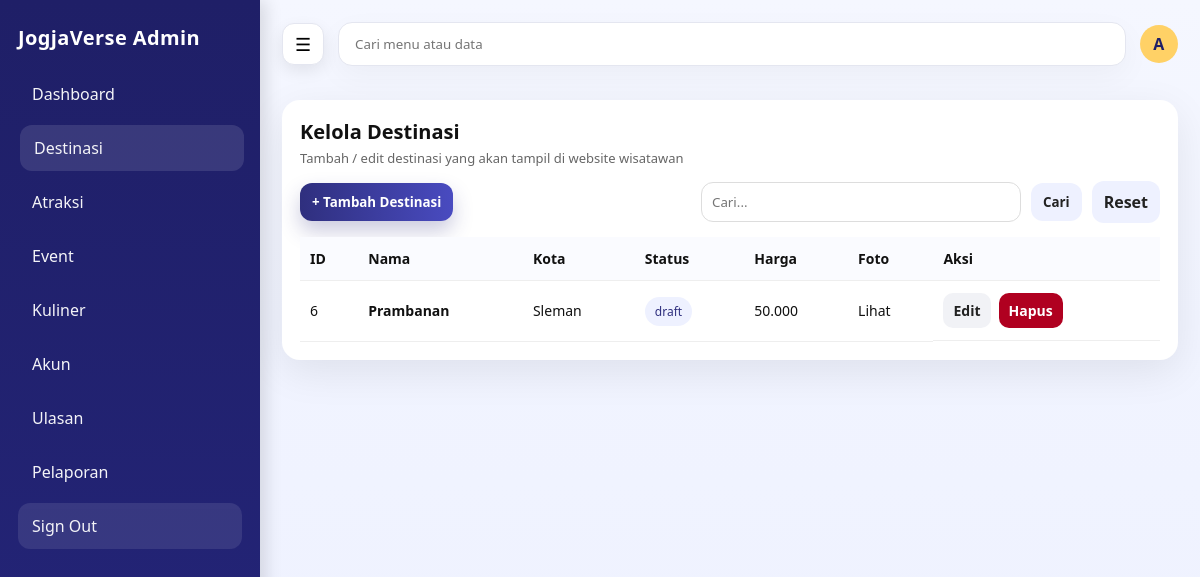
The page /admin/destinasi.php (signed in) on the database as committed earlier.
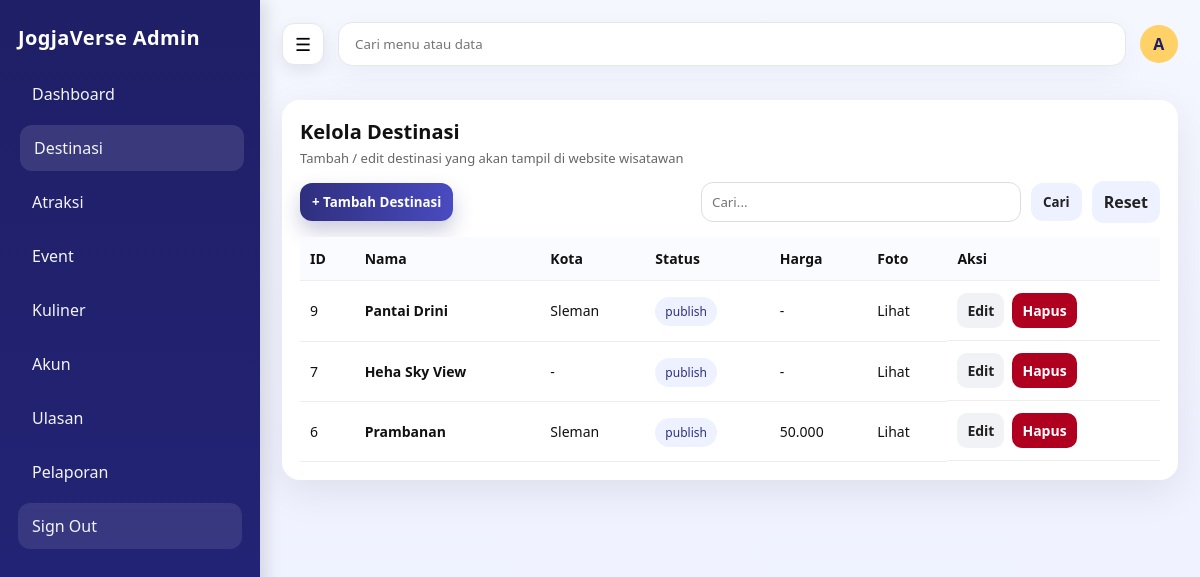
The same page on the database as committed later.
### tables this page shows
CREATE TABLE `destinasi` (
  `id_destinasi` bigint UNSIGNED NOT NULL,
  `id_kategori` bigint UNSIGNED DEFAULT NULL,
  `nama` varchar(160) NOT NULL,
  `slug` varchar(180) NOT NULL,
  `deskripsi` text,
  `alamat` varchar(255) DEFAULT NULL,
  `kota` varchar(80) DEFAULT NULL,
  `latitude` decimal(10,7) DEFAULT NULL,
  `longitude` decimal(10,7) DEFAULT NULL,
  `jam_operasional` varchar(120) DEFAULT NULL,
  `harga_tiket` int UNSIGNED DEFAULT '0',
  `nomor_kontak` varchar(30) DEFAULT NULL,
  `gambar_sampul_url` varchar(255) DEFAULT NULL,
  `status` enum('draft','publish','arsip') NOT NULL DEFAULT 'draft',
  `dibuat_oleh` bigint UNSIGNED DEFAULT NULL,
  `dibuat_pada` datetime NOT NULL DEFAULT CURRENT_TIMESTAMP,
  `diubah_pada` datetime DEFAULT NULL ON UPDATE CURRENT_TIMESTAMP
);

### admin/_crud_helper.php (called while the page is built, shortened)
<?php
if (!function_exists('h')) {
  function h($val) {
    return htmlspecialchars((string)$val, ENT_QUOTES, 'UTF-8');
  }
}
function describe_table(mysqli $koneksi, string $table): array {
  $cols = [];
  $pk = null;
  $res = $koneksi->query("SHOW FULL COLUMNS FROM `$table`");
  if ($res) {
    while ($row = $res->fetch_assoc()) {
      $cols[] = $row;
      if (($row['Key'] ?? '') === 'PRI') {
        $pk = $row['Field'];
      }
    }
  }
  return [$cols, $pk];
}
function pick_col(array $colNames, array $candidates): ?string {
  foreach ($candidates as $c) {
    foreach ($colNames as $n) {
      if (strtolower($n) === strtolower($c)) return $n;
    }
  }
  return null;
}
function fetch_rows(mysqli $koneksi, string $table, ?string $pk, string $q, ?array $cols = null): mysqli_result {
  $searchable = [];
  foreach ($cols as $c) {
    $type = strtolower($c['Type'] ?? '');
    if (str_contains($type, 'char') || str_contains($type, 'text')) {
      $searchable[] = $c['Field'];
    }
  }
  $sql = "SELECT * FROM `$table`";
  $params = [];
  if ($pk) {
    $sql .= " ORDER BY `$pk` DESC";
  }
  $stmt = $koneksi->prepare($sql);
  $stmt->execute();
  return $stmt->get_result();
}
function fetch_options_by_table(mysqli $koneksi, array $tableCandidates, array $labelCandidates): array {
  foreach ($tableCandidates as $table) {
    try {
      [$cols, $pk] = describe_table($koneksi, $table);
      $colNames = array_map(fn($c) => $c['Field'], $cols);
      $labelCol = pick_col($colNames, $labelCandidates) ?? $pk;
      $sql = "SELECT `$pk`, `$labelCol` FROM `$table` ORDER BY `$labelCol`";
      $stmt = $koneksi->prepare($sql);
      $stmt->execute();
      $res = $stmt->get_result();
      $rows = [];
      while ($row = $res->fetch_assoc()) {
        $rows[] = [
          'id' => $row[$pk],
          'label' => $row[$labelCol] ?? $row[$pk],
        ];
      }
      if (count($rows) > 0) {
        return $rows;
      }
    } catch (Throwable $e) {
      continue;
    }
  }
  return [];
}

### admin/destinasi.php (the view, shortened to what this page needs)
<?php
require_once __DIR__ . "/../config/koneksi.php";
require_once __DIR__ . "/_crud_helper.php";
$table = "destinasi";
[$cols, $pk] = describe_table($koneksi, $table);
$colNames = array_map(fn($c)=>$c['Field'], $cols);
$colNama  = pick_col($colNames, ["nama_destinasi","nama","judul","nama_tempat"]);
$colLok   = pick_col($colNames, ["lokasi","alamat","kecamatan","kabupaten","kota"]);
$colFoto  = pick_col($colNames, ["gambar_sampul_url","foto_url","gambar_url","thumbnail","image_url"]);
$q = trim($_GET['q'] ?? "");
$data = fetch_rows($koneksi, $table, $pk, $q, $cols);
$penggunaOptions = fetch_options_by_table(
  $koneksi,
  ["pengguna"],
  ["nama_lengkap", "username", "email", "nama"]
);
?>
<?php require_once __DIR__ . "/partials/header.php"; ?>
<link rel="stylesheet" href="<?= BASE_URL ?>/assets/css/admin_crud.css">
<link rel="stylesheet" href="<?= BASE_URL ?>/assets/css/leaflet.css">
<div class="card">
  <div>
    <h1 class="page-title">Kelola Destinasi</h1>
    <p class="page-sub">Tambah / edit destinasi yang akan tampil di website wisatawan</p>
  </div>
  <div class="toolbar">
    <div class="left">
      <button class="btn" onclick="openModal()">+ Tambah Destinasi</button>
    </div>
    <form method="GET" style="display:flex;gap:10px;align-items:center">
      <input class="search" type="text" name="q" placeholder="Cari..." value="<?= h($q) ?>">
      <button class="btn secondary" type="submit">Cari</button>
      <a class="btn secondary" href="<?= BASE_URL ?>/admin/destinasi.php">Reset</a>
    </form>
  </div>
  <div class="table-wrap">
    <table class="table2">
      <thead>
        <tr>
          <th>ID</th>
          <th>Nama</th>
          <th>Kota</th>
          <th>Status</th>
          <th>Harga</th>
          <th>Foto</th>
          <th>Aksi</th>
        </tr>
      </thead>
      <tbody>
      <?php while($row = $data->fetch_assoc()): ?>
        <tr>
          <td><?= h($row[$pk]) ?></td>
          <td><b><?= h($colNama ? ($row[$colNama] ?? '-') : '-') ?></b></td>
          <td><?= h($row['kota'] ?? ($colLok ? ($row[$colLok] ?? '-') : '-')) ?></td>
          <td><span class="pill"><?= h($row['status'] ?? '-') ?></span></td>
          <td><?= h(isset($row['harga_tiket']) ? number_format((float)$row['harga_tiket'], 0, ',', '.') : '-') ?></td>
          <td>
            <?php if ($colFoto && !empty($row[$colFoto])): ?>
              <a href="<?= h($row[$colFoto]) ?>" target="_blank">Lihat</a>
            <?php else: ?>
              <small>-</small>
            <?php endif; ?>
          </td>
          <td class="actions">
            <a class="btn-sm gray" href="<?= BASE_URL ?>/admin/destinasi.php?edit=<?= h($row[$pk]) ?>">Edit</a>
            <a class="btn-sm danger" onclick="return confirm('Hapus destinasi ini?')" href="<?= BASE_URL ?>/admin/destinasi.php?hapus=<?= h($row[$pk]) ?>">Hapus</a>
          </td>
        </tr>
      <?php endwhile; ?>
      </tbody>
    </table>
  </div>
</div>
<?php require_once __DIR__ . "/partials/footer.php"; ?>

Rows that differ between the two databases and show on the page:
added destinasi: id_destinasi "9", nama "Pantai Drini", kota "Sleman", status "publish", harga_tiket "-"
added destinasi: id_destinasi "7", nama "Heha Sky View", kota+alamat "-", status "publish", harga_tiket "-"
changed destinasi "Prambanan": status "draft" → "publish"
